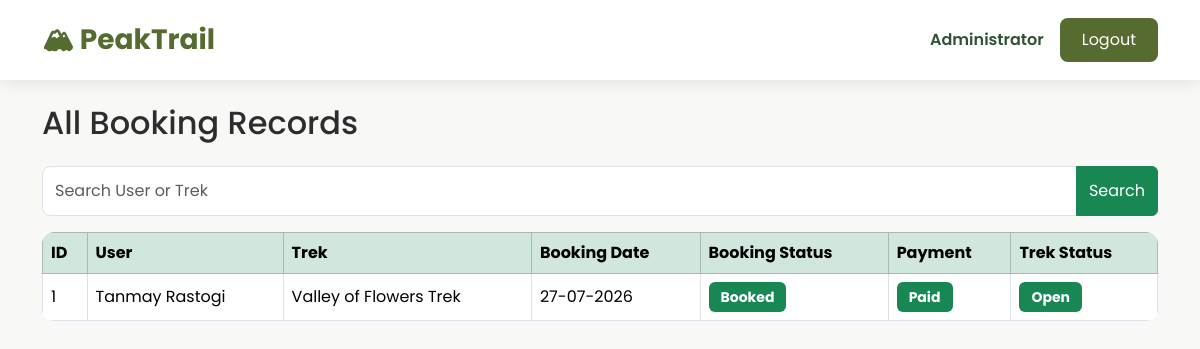
Screenshot of /admin/bookings (signed in) with the database file from the repository.
### models/user.py (models this page shows, shortened)
class User(UserMixin, db.Model):
    __tablename__ = "users"
    id = db.Column(db.Integer, primary_key=True)
    name = db.Column(db.String(100), nullable=False)
    email = db.Column(db.String(120), unique=True, nullable=False)
    password = db.Column(db.String(255), nullable=False)
    role = db.Column(db.String(20), nullable=False)
    is_active = db.Column(db.Boolean, default=True)
    is_blacklisted = db.Column(db.Boolean, default=False)
    created_at = db.Column(db.DateTime, default=datetime.utcnow)
    bookings = db.relationship("Booking", backref="user", lazy=True)
    staff_profile = db.relationship(
        "StaffProfile",
        backref="user",
        uselist=False
    )

### models/booking.py (models this page shows, shortened)
class Booking(db.Model):
    __tablename__ = "bookings"
    id = db.Column(db.Integer, primary_key=True)
    user_id = db.Column(
        db.Integer,
        db.ForeignKey("users.id"),
        nullable=False
    )
    trek_id = db.Column(
        db.Integer,
        db.ForeignKey("treks.id"),
        nullable=False
    )
    booking_date = db.Column(
        db.DateTime,
        default=datetime.utcnow
    )
    booking_status = db.Column(
        db.String(20),
        default="Booked"
    )
    payment_status = db.Column(
        db.String(20),
        default="Pending"
    )

### models/trek.py (models this page shows, shortened)
class Trek(db.Model):
    __tablename__ = "treks"
    id = db.Column(db.Integer, primary_key=True)
    trek_name = db.Column(db.String(100), nullable=False)
    location = db.Column(db.String(100), nullable=False)
    image_url = db.Column(db.String(500))
    price = db.Column(
        db.Float,
        nullable=False,
        default=0
    )
    difficulty = db.Column(db.String(20), nullable=False)
    duration = db.Column(db.Integer, nullable=False)
    available_slots = db.Column(db.Integer, nullable=False)
    description = db.Column(db.Text)
    start_date = db.Column(db.Date, nullable=False)
    end_date = db.Column(db.Date, nullable=False)
    status = db.Column(
        db.String(20),
        default="Open"
    )
    assigned_staff_id = db.Column(
        db.Integer,
        db.ForeignKey("staff_profiles.id"),
        nullable=True
    )
    bookings = db.relationship(
        "Booking",
        backref="trek",
        lazy=True,
        cascade="all, delete-orphan"
    )

### routes/admin.py (the view, shortened to what this page needs)
@admin.route("/admin/bookings")
@login_required
def view_bookings():
    if not _admin_required():
        return redirect(url_for("home"))
    search = request.args.get("search", "").strip()
    query = Booking.query
    bookings = query.order_by(Booking.booking_date.desc()).all()
    return render_template("admin/view_bookings.html", bookings=bookings, search=search)

### app.py (called while the page is built)
@login_manager.user_loader
def load_user(user_id):
    return User.query.get(int(user_id))

### routes/admin.py (called while the page is built)
def _admin_required():
    if current_user.role != "admin":
        flash("Access Denied!", "danger")
        return False
    return True

### templates/admin/view_bookings.html (shortened to what this page needs)
{% extends "base.html" %}
{% block content %}
<h2 class="mb-4">
All Booking Records
</h2>
<form method="GET" class="mb-3">
<div class="input-group">
<input
type="text"
name="search"
class="form-control"
placeholder="Search User or Trek">
<button class="btn btn-success">
Search
</button>
</div>
</form>
<table class="table table-bordered table-hover align-middle">
<thead class="table-success">
<tr>
<th>ID</th>
<th>User</th>
<th>Trek</th>
<th>Booking Date</th>
<th>Booking Status</th>
<th>Payment</th>
<th>Trek Status</th>
</tr>
</thead>
<tbody>
{% for booking in bookings %}
<tr>
<td>{{ booking.id }}</td>
<td>{{ booking.user.name }}</td>
<td>{{ booking.trek.trek_name }}</td>
<td>{{ booking.booking_date.strftime("%d-%m-%Y") }}</td>
<td>
{% if booking.booking_status=="Booked" %}
<span class="badge bg-success">
Booked
</span>
{% elif booking.booking_status=="Completed" %}
<span class="badge bg-primary">
Completed
</span>
{% else %}
<span class="badge bg-danger">
Cancelled
</span>
{% endif %}
</td>
<td>
{% if booking.payment_status=="Paid" %}
<span class="badge bg-success">
Paid
</span>
{% else %}
<span class="badge bg-warning text-dark">
Pending
</span>
{% endif %}
</td>
<td>
{% if booking.trek.status=="Open" %}
<span class="badge bg-success">
Open
</span>
{% elif booking.trek.status=="Ongoing" %}
<span class="badge bg-warning text-dark">
Ongoing
</span>
{% elif booking.trek.status=="Completed" %}
<span class="badge bg-primary">
Completed
</span>
{% else %}
<span class="badge bg-danger">
Closed
</span>
{% endif %}
</td>
</tr>
{% endfor %}
</tbody>
</table>
{% endblock %}

### templates/base.html (shortened to what this page needs)
<!DOCTYPE html>
<html lang="en">
<head>
    <link href="https://cdn.jsdelivr.net/npm/bootstrap@5.3.3/dist/css/bootstrap.min.css" rel="stylesheet">
    <link rel="stylesheet" href="{{ url_for('static', filename='css/style.css') }}">
</head>
<body>
    <nav class="navbar navbar-expand-lg custom-navbar">
<div class="container">
{% if current_user.is_authenticated %}
    {% if current_user.role=="admin" %}
        <a class="navbar-brand fw-bold"
        href="{{ url_for('admin.dashboard') }}">
        🏔 PeakTrail
        </a>
    {% elif current_user.role=="staff" %}
        <a class="navbar-brand fw-bold"
        href="{{ url_for('staff.dashboard') }}">
        🏔 PeakTrail
        </a>
    {% elif current_user.role=="trekker" %}
        <a class="navbar-brand fw-bold"
        href="{{ url_for('trekker.dashboard') }}">
        🏔 PeakTrail
        </a>
    {% endif %}
{% else %}
<a class="navbar-brand fw-bold"
href="{{ url_for('auth.login') }}">
🏔 PeakTrail
</a>
{% endif %}
<div class="ms-auto d-flex align-items-center">
{% if current_user.is_authenticated %}
<span class="welcome-text">
{{ current_user.name }}
</span>
<a href="{{ url_for('auth.logout') }}"
class="btn btn-custom ms-3">
Logout
</a>
{% endif %}
</div>
</div>
</nav>
    <div class="container mt-4">
        {% block content %}
        {% endblock %}
    </div>
</body>
</html>

### static/css/style.css (style rules this page uses)
:root { --primary:#556B2F; --secondary:#2F5233; --accent:#F5F1E8; --background:#F8F8F6; --text:#2D2D2D; }
body { font-family:'Poppins',sans-serif; background:var(--background); color:var(--text); }
.custom-navbar { background:white; box-shadow:0 4px 15px rgba(0,0,0,.08); padding:14px; }
.navbar-brand { color:var(--primary)!important; font-size:28px; }
.welcome-text { font-weight:600; color:var(--secondary); }
.btn-custom { background:var(--primary); color:white; border:none; border-radius:8px; padding:10px 22px; transition:.3s; }
.form-control, .form-select { border-radius:8px; padding:12px; }
.table { background:white; border-radius:12px; overflow:hidden; }
.badge { padding:8px 12px; font-size:14px; }

### rows the page displays
User: name "Administrator"
Booking: id "1", user.name "Tanmay Rastogi", trek.trek_name "Valley of Flowers Trek", booking_date "27-07-2026", booking_status "Booked", payment_status "Paid"
